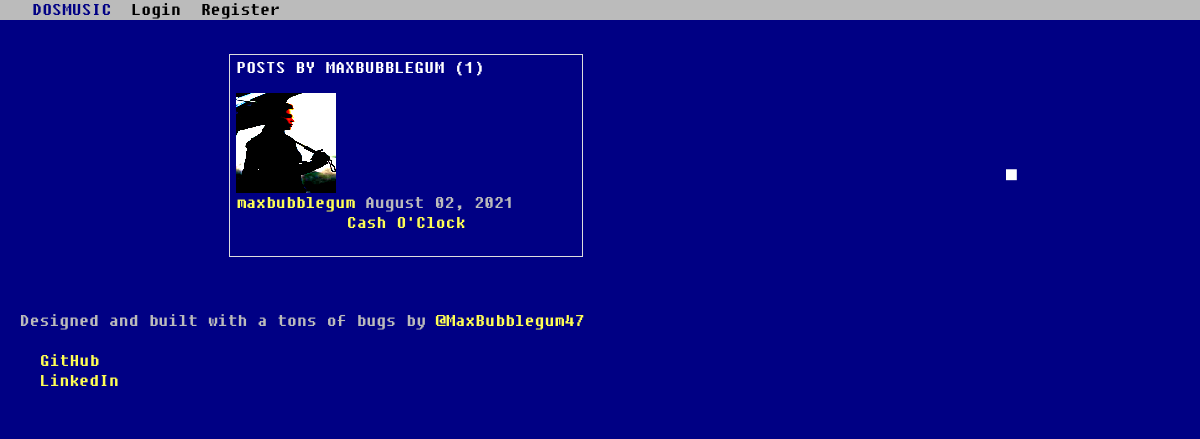
Before: /user/maxbubblegum with the older database file.
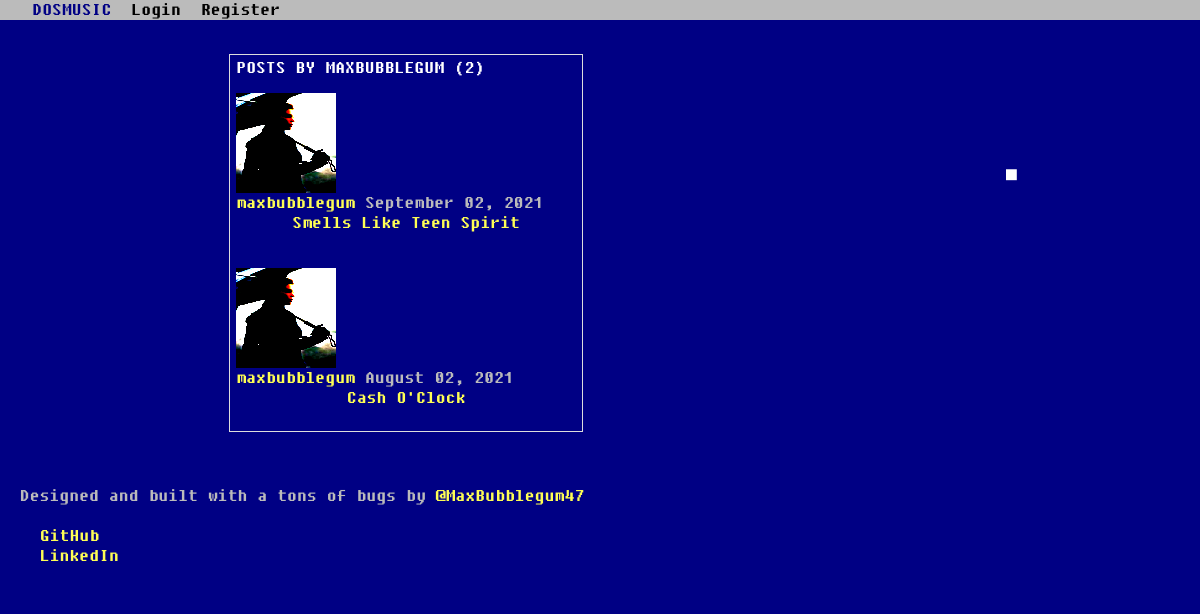
After: the same page with the newer database file.
### blog/models.py (models this page shows, shortened)
class Post(models.Model):
    title = models.CharField(max_length=100)
    audio = models.FileField(default="cash.mp3")
    header_image = models.ImageField(null=True, blank=True, upload_to="images/")
    date_posted = models.DateTimeField(default=timezone.now)
    author = models.ForeignKey(User, on_delete=models.CASCADE, blank=True)
    singer = models.CharField(max_length=100, default="", blank=True)
    album = models.CharField(max_length=100, default="", blank=True)
    likes = models.ManyToManyField(User, related_name="blog_post")
    category = models.CharField(max_length=255, default="uncategorized", blank=True)

### users/models.py (models this page shows, shortened)
class Profile(models.Model):
    user = models.OneToOneField(User, null=True, on_delete=models.CASCADE)
    image = models.ImageField(default='default.jpg', upload_to='profile_pics')
    bio = models.TextField(default="Bio")

### blog/views.py (the view)
# urls.py: path('user/<str:username>', UserPostListView.as_view(), name='user-posts'),
class UserPostListView(ListView):
    model = Post
    template_name = 'user_posts.html'  # <app>/<model>_<viewtype>.html
    context_object_name = 'posts'
    paginate_by = 5
    def get_queryset(self):
        user = get_object_or_404(User, username=self.kwargs.get('username'))
        return Post.objects.filter(author=user).order_by('-date_posted')
    def get_context_data(self, *args, **kwargs):
        cat_menu = Category.objects.all()
        context = super(UserPostListView, self).get_context_data()
        context["cat_menu"] = cat_menu
        return context

### blog/templates/user_posts.html (shortened to what this page needs)
{% extends "base.html" %}
{% block content %}
<div class="center">
    <ul class="thumbnails">
    <li class="span4">
    <div class="thumbnail">
    <h1 class="mb-3">Posts by {{ view.kwargs.username }} ({{ page_obj.paginator.count }})</h1>
    {% for post in posts %}
        <article class="media content-section">
          <img class="rounded-circle article-img" style="height: 100px; width: 100px;" src="{{ post.author.profile.image.url }}" alt="">
          <div class="media-body">
            <div class="article-metadata">
              <a class="mr-2" href="{% url 'user-posts' post.author.username %}">{{ post.author }}</a>
              <small class="text-muted">{{ post.date_posted|date:"F d, Y" }}</small>
            </div>
            <h2><a class="article-title" href="{% url 'post-detail' post.id %}">{{ post.title }}</a></h2>
          </div>
        </article>
    {% endfor %}
    </div>
    </li>
    </ul>
</div>
{% endblock content %}

Changed rows visible on the page:
added Post: author.profile.image (picture), author "maxbubblegum", date_posted "September 02, 2021", title "Smells Like Teen Spirit"
Other visible differences:
{{ page_obj.paginator.count }}: "1" → "2"
